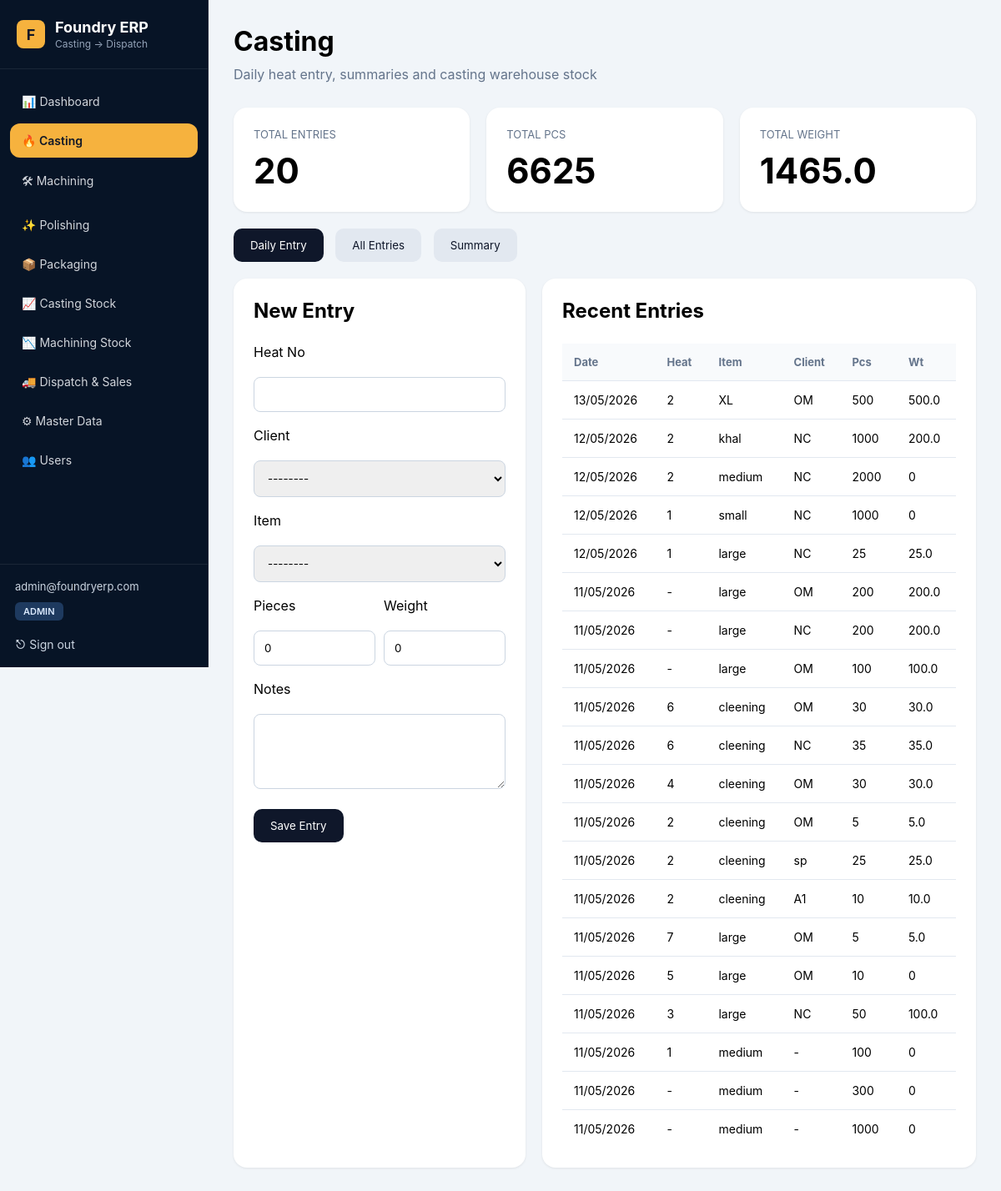
The app's page /casting/ with its own data.
### inventory/models.py (models this page shows, shortened)
class Item(models.Model):
    CATEGORY_CHOICES = [
        ("BRASS", "Brass"),
        ("MORTAR", "Mortar"),
        ("PESTLE", "Pestle"),
        ("CHOPPING", "Chopping Board"),
        ("OTHER", "Other"),
    ]
    MATERIAL_CHOICES = [
        ("BRASS", "Brass"),
        ("SS", "Stainless Steel"),
        ("CI", "Cast Iron"),
        ("ALUMINIUM", "Aluminium"),
    ]
    client = models.ForeignKey(
        "Client",
        on_delete=models.SET_NULL,
        blank=True,
        null=True
    )
    code = models.CharField(
        max_length=50,
        unique=True
    )
    name = models.CharField(
        max_length=100
    )
    category = models.CharField(
        max_length=50,
        choices=CATEGORY_CHOICES,
        default="OTHER"
    )
    material = models.CharField(
        max_length=50,
        choices=MATERIAL_CHOICES,
        blank=True,
        null=True
    )
    variant = models.CharField(
        max_length=100,
        blank=True,
        null=True
    )
    item_type = models.CharField(
        max_length=100,
        blank=True,
        null=True
    )
    weight_per_piece = models.FloatField(
        default=0
    )
    lot_size = models.IntegerField(
        default=0
    )
    lot_with_box = models.IntegerField(
        default=0
    )
    process = models.CharField(
        max_length=50,
        choices=ProcessType.choices,
        blank=True,
        null=True
    )
    machining_required = models.BooleanField(
        default=True
    )
    polishing_required = models.BooleanField(
        default=True
    )
    packing_required = models.BooleanField(
        default=True
    )
    rate_per_piece = models.FloatField(
        default=0
    )
    notes = models.TextField(
        blank=True,
        null=True
    )
    active = models.BooleanField(
        default=True
    )
    created_at = models.DateTimeField(
        auto_now_add=True
    )

class Client(models.Model):
    name = models.CharField(
        max_length=100
    )
    phone = models.CharField(
        max_length=20,
        blank=True,
        null=True
    )
    city = models.CharField(
        max_length=100,
        blank=True,
        null=True
    )
    active = models.BooleanField(
        default=True
    )
    created_at = models.DateTimeField(
        auto_now_add=True
    )

class StockTransaction(models.Model):
    item = models.ForeignKey(
        Item,
        on_delete=models.CASCADE
    )
    transaction_type = models.CharField(
        max_length=50,
        choices=TransactionType.choices
    )
    from_warehouse = models.ForeignKey(
        Warehouse,
        on_delete=models.SET_NULL,
        related_name='from_transactions',
        blank=True,
        null=True
    )
    to_warehouse = models.ForeignKey(
        Warehouse,
        on_delete=models.SET_NULL,
        related_name='to_transactions',
        blank=True,
        null=True
    )
    worker = models.ForeignKey(
        Worker,
        on_delete=models.SET_NULL,
        blank=True,
        null=True
    )
    job_worker = models.ForeignKey(
        JobWorker,
        on_delete=models.SET_NULL,
        blank=True,
        null=True
    )
    client = models.ForeignKey(
        Client,
        on_delete=models.SET_NULL,
        blank=True,
        null=True
    )
    heat_no = models.CharField(
        max_length=50,
        blank=True,
        null=True
    )
    quantity = models.IntegerField(
        default=0
    )
    weight = models.FloatField(
        default=0
    )
    lot_quantity = models.IntegerField(
        default=0
    )
    notes = models.TextField(
        blank=True,
        null=True
    )
    created_at = models.DateTimeField(
        auto_now_add=True
    )

### inventory/views.py (the view, shortened to what this page needs)
def casting_entry(request):
    create_default_warehouses()
    clients = Client.objects.all()
    items = Item.objects.all()
    recent_raw = StockTransaction.objects.filter(
        transaction_type__in=[
            "casting_in",
            "casting_entry"
        ]
    ).order_by("-id")[:20]
    recent = []
    for r in recent_raw:
        recent.append({
            "date": (
                r.created_at.strftime("%d/%m/%Y")
                if r.created_at else "-"
            ),
            "heat_no": (
                r.heat_no
                if r.heat_no else "-"
            ),
            "item": (
                r.item.name
                if r.item else "-"
            ),
            "client": (
                r.client.name
                if r.client else "-"
            ),
            "quantity": r.quantity or 0,
            "weight": r.weight or 0,
        })
    total_entries = recent_raw.count()
    total_pcs = recent_raw.aggregate(
        total=Sum("quantity")
    )["total"] or 0
    total_weight = recent_raw.aggregate(
        total=Sum("weight")
    )["total"] or 0
    context = {
        "clients": clients,
        "items": items,
        "recent": recent,
        "total_entries": total_entries,
        "total_pcs": total_pcs,
        "total_weight": total_weight,
    }
    return render(request, "casting.html", context)

### inventory/views.py (called while the page is built)
def create_default_warehouses():
    warehouses = [
        ("CASTING", "Casting Stock"),
        ("MACHINING", "Machining Stock"),
        ("POLISHING", "Polishing Stock"),
        ("READY", "Ready Stock"),
    ]
    for code, name in warehouses:
        Warehouse.objects.get_or_create(
            code=code,
            defaults={"name": name}
        )

### templates/casting.html (shortened to what this page needs)
{% extends "layout/base.html" %}
{% block content %}
<h1 style="margin-bottom:10px;">
    Casting
</h1>
<p style="color:#64748b; margin-bottom:30px;">
    Daily heat entry, summaries and casting warehouse stock
</p>
<div style="
display:grid;
grid-template-columns:repeat(3,1fr);
gap:20px;
margin-bottom:20px;
">
    <div class="card">
        <div style="
        font-size:13px;
        color:#64748b;
        margin-bottom:10px;
        ">
            TOTAL ENTRIES
        </div>
        <div style="
        font-size:42px;
        font-weight:bold;
        ">
            {{ total_entries }}
        </div>
    </div>
    <div class="card">
        <div style="
        font-size:13px;
        color:#64748b;
        margin-bottom:10px;
        ">
            TOTAL PCS
        </div>
        <div style="
        font-size:42px;
        font-weight:bold;
        ">
            {{ total_pcs }}
        </div>
    </div>
    <div class="card">
        <div style="
        font-size:13px;
        color:#64748b;
        margin-bottom:10px;
        ">
            TOTAL WEIGHT
        </div>
        <div style="
        font-size:42px;
        font-weight:bold;
        ">
            {{ total_weight }}
        </div>
    </div>
</div>
<div style="margin-bottom:20px;">
    <button
        class="tab-btn"
        id="entry-btn"
        onclick="showTab('entry')"
    >
        Daily Entry
    </button>
    <button
        class="tab-btn"
        id="all-btn"
        onclick="showTab('all')"
    >
        All Entries
    </button>
    <button
        class="tab-btn"
        id="summary-btn"
        onclick="showTab('summary')"
    >
        Summary
    </button>
</div>
<div id="entry-tab">
    <div style="
    display:grid;
    grid-template-columns:350px 1fr;
    gap:20px;
    ">
        <div class="card">
            <h2 style="margin-bottom:25px;">
                New Entry
            </h2>
            <form method="POST">
                <div style="margin-bottom:18px;">
                    <label>Heat No</label>
                    <br><br>
                    <input
                        type="text"
                        name="heat_no"
                        style="
                        width:100%;
                        padding:12px;
                        border:1px solid #cbd5e1;
                        border-radius:8px;
                        "
                    >
                </div>
                <div style="margin-bottom:18px;">
                    <label>Client</label>
                    <br><br>
                    <select
                        name="client"
                        style="
                        width:100%;
                        padding:12px;
                        border:1px solid #cbd5e1;
                        border-radius:8px;
                        "
                    >
                        <option value="">
                            --------
                        </option>
                    </select>
                </div>
                <div style="margin-bottom:18px;">
                    <label>Item</label>
                    <br><br>
                    <select
                        name="item"
                        id="item-select"
                        style="
                        width:100%;
                        padding:12px;
                        border:1px solid #cbd5e1;
                        border-radius:8px;
                        "
                    >
                        <option value="">
                            --------
                        </option>
                    </select>
                </div>
                <div style="
                display:flex;
                gap:10px;
                margin-bottom:18px;
                ">
                    <div style="flex:1;">
                        <label>Pieces</label>
                        <br><br>
                        <input
                            type="number"
                            name="quantity"
                            id="pieces-input"
                            value="0"
                            style="
                            width:100%;
                            padding:12px;
                            border:1px solid #cbd5e1;
                            border-radius:8px;
                            "
                        >
                    </div>
                    <div style="flex:1;">
                        <label>Weight</label>
                        <br><br>
                        <input
                            type="number"
                            step="0.001"
                            name="weight"
                            id="weight-input"
                            value="0"
                            style="
                            width:100%;
                            padding:12px;
                            border:1px solid #cbd5e1;
                            border-radius:8px;
                            "
                        >
                    </div>
                </div>
                <div style="margin-bottom:20px;">
                    <label>Notes</label>
                    <br><br>
                    <textarea
                        name="notes"
                        rows="4"
                        style="
                        width:100%;
                        padding:12px;
                        border:1px solid #cbd5e1;
                        border-radius:8px;
                        "
                    ></textarea>
                </div>
                <button type="submit">
                    Save Entry
                </button>
            </form>
        </div>
        <div class="card">
            <h2 style="margin-bottom:25px;">
                Recent Entries
            </h2>
            <table>
                <tr>
                    <th>Date</th>
                    <th>Heat</th>
                    <th>Item</th>
                    <th>Client</th>
                    <th>Pcs</th>
                    <th>Wt</th>
                </tr>
                {% for row in recent %}
                <tr>
                    <td>{{ row.date }}</td>
                    <td>{{ row.heat_no }}</td>
                    <td>{{ row.item }}</td>
                    <td>{{ row.client }}</td>
                    <td>{{ row.quantity }}</td>
                    <td>{{ row.weight }}</td>
                </tr>
                {% empty %}
                <tr>
                    <td colspan="6">
                        No entries found
                    </td>
                </tr>
                {% endfor %}
            </table>
        </div>
    </div>
</div>
{% endblock %}

### templates/layout/base.html (style rules this page uses)
* { margin:0; padding:0; box-sizing:border-box; font-family:Inter,sans-serif; }
body { background:#f1f5f9; }
.card { background:white; border-radius:16px; padding:24px; box-shadow: 0 1px 3px rgba(0,0,0,0.08); }
table { width:100%; border-collapse:collapse; }
table th { background:#f8fafc; padding:14px; text-align:left; font-size:13px; color:#64748b; }
table td { padding:14px; border-top:1px solid #e2e8f0; font-size:14px; }
input, select, textarea { width:100%; padding:12px; border:1px solid #cbd5e1; border-radius:10px; outline:none; }
button { background:#0f172a; color:white; border:none; padding:12px 20px; border-radius:10px; cursor:pointer; }

### templates/casting.html (style rules this page uses)
.tab-btn { background:#e2e8f0; color:#0f172a; margin-right:10px; }
.tab-btn.active { background:#0f172a; color:white; }

### records on screen
Item: item "XL"
Client: client "OM" "OM" "OM" "OM" "OM" "OM" "OM"
StockTransaction: weight "500.0"
Item: item "khal"
Client: client "NC" "NC" "NC" "NC" "NC" "NC"
StockTransaction: weight "200.0"
StockTransaction: date "12/05/2026", heat_no "2", item "medium", client "NC", quantity "2000", weight "0"
Item: item "small"
Item: item "large" "large" "large" "large" "large" "large"
StockTransaction: weight "25.0"
StockTransaction: weight "200.0"
StockTransaction: weight "200.0"
StockTransaction: weight "100.0"
Item: item "cleening" "cleening" "cleening" "cleening" "cleening" "cleening"
StockTransaction: weight "30.0"
StockTransaction: weight "35.0"
StockTransaction: weight "30.0"
StockTransaction: weight "5.0"
Client: client "sp"
StockTransaction: weight "25.0"
Client: client "A1"
StockTransaction: weight "10.0"
StockTransaction: weight "5.0"
StockTransaction: date "11/05/2026", heat_no "5", item "large", client "OM", quantity "10", weight "0"
StockTransaction: weight "100.0"
Item: item "medium" "medium" "medium"

### other values on screen
{{ total_entries }} "20"
{{ total_pcs }} "6625"
{{ total_weight }} "1465.0"
{{ row.date }} "13/05/2026" "12/05/2026" "12/05/2026" "12/05/2026" "11/05/2026" "11/05/2026" "11/05/2026" "11/05/2026" "11/05/2026" "11/05/2026" "11/05/2026" "11/05/2026" "11/05/2026" "11/05/2026" "11/05/2026" "11/05/2026" "11/05/2026" "11/05/2026"
{{ row.heat_no }} "2" "2" "1" "1" "-" "-" "-" "6" "6" "4" "2" "2" "2" "7" "3" "1" "-" "-"
{{ row.quantity }} "500" "1000" "1000" "25" "200" "200" "100" "30" "35" "30" "5" "25" "10" "5" "50" "100" "300" "1000"
{{ row.weight }} "0" "0" "0" "0"
{{ row.client }} "-" "-" "-"
